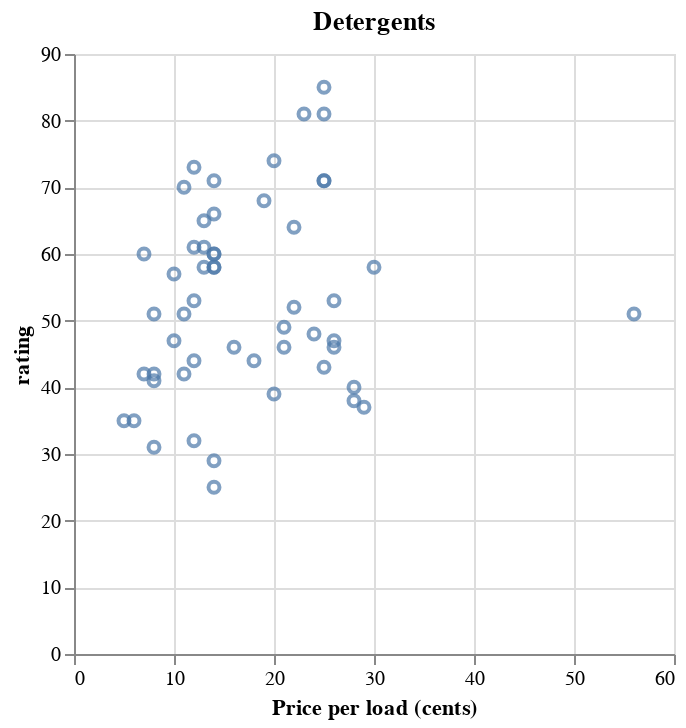

Write notebook code for a chart like this one.
### Code cell
(ips:plot
 (vega:defplot detergents-plot-1
   `(:title "Detergents"
     :data (:values ,detergents-1)
     :mark :point
     :encoding (:x (:field :price  :type "quantitative" :title "Price per load (cents)")
                :y (:field :rating :type "quantitative" )))))

### Figure 1 — Vega-Lite specification as saved in the notebook (floating-point values rounded to 4 significant figures)
{"$schema": "https://vega.github.io/schema/vega-lite/v5.json", "data": {"values": [{"price": 12, "rating": 32, "type": "Liquid"}, {"price": 6, "rating": 35, "type": "Liquid"}, {"price": 28, "rating": 38, "type": "Liquid"}, {"price": 28, "rating": 40, "type": "Liquid"}, {"price": 14, "rating": 71, "type": "Liquid"}, {"price": 7, "rating": 60, "type": "Liquid"}, {"price": 29, "rating": 37, "type": "Liquid"}, {"price": 12, "rating": 61, "type": "Liquid"}, {"price": 8, "rating": 31, "type": "Liquid"}, {"price": 11, "rating": 51, "type": "Liquid"}, {"price": 25, "rating": 81, "type": "Liquid"}, {"price": 25, "rating": 71, "type": "Liquid"}, {"price": 19, "rating": 68, "type": "Liquid"}, {"price": 23, "rating": 81, "type": "Powder"}, {"price": 5, "rating": 35, "type": "Liquid"}, {"price": 26, "rating": 46, "type": "Liquid"}, {"price": 26, "rating": 47, "type": "Powder"}, {"price": 13, "rating": 61, "type": "Powder"}, {"price": 25, "rating": 43, "type": "Powder"}, {"price": 8, "rating": 42, "type": "Liquid"}, {"price": 21, "rating": 49, "type": "Liquid"}, {"price": 10, "rating": 47, "type": "Liquid"}, {"price": 11, "rating": 42, "type": "Liquid"}, {"price": 7, "rating": 42, "type": "Liquid"}, {"price": 25, "rating": 71, "type": "Powder"}, {"price": 25, "rating": 85, "type": "Liquid"}, {"price": 20, "rating": 74, "type": "Liquid"}, {"price": 14, "rating": 66, "type": "Liquid"}, {"price": 21, "rating": 46, "type": "Liquid"}, {"price": 22, "rating": 64, "type": "Liquid"}, {"price": 22, "rating": 52, "type": "Liquid"}, {"price": 24, "rating": 48, "type": "Liquid"}, {"price": 26, "rating": 53, "type": "Liquid"}, {"price": 8, "rating": 51, "type": "Powder"}, {"price": 12, "rating": 73, "type": "Liquid"}, {"price": 30, "rating": 58, "type": "Liquid"}, {"price": 11, "rating": 70, "type": "Liquid"}, {"price": 20, "rating": 39, "type": "Liquid"}, {"price": 16, "rating": 46, "type": "Liquid"}, {"price": 12, "rating": 44, "type": "Liquid"}, {"price": 14, "rating": 25, "type": "Liquid"}, {"price": 13, "rating": 58, "type": "Powder"}, {"price": 14, "rating": 58, "type": "Liquid"}, {"price": 13, "rating": 65, "type": "Liquid"}, {"price": 18, "rating": 44, "type": "Liquid"}, {"price": 14, "rating": 29, "type": "Liquid"}, {"price": 56, "rating": 51, "type": "Liquid"}, {"price": 8, "rating": 41, "type": "Liquid"}, {"price": 10, "rating": 57, "type": "Liquid"}, {"price": 12, "rating": 53, "type": "Liquid"}, {"price": 14, "rating": 60, "type": "Liquid"}, {"price": 14, "rating": 58, "type": "Liquid"}, {"price": 14, "rating": 60, "type": "Liquid"}]}, "encoding": {"x": {"field": "price", "title": "Price per load (cents)", "type": "quantitative"}, "y": {"field": "rating", "type": "quantitative"}}, "mark": "point", "title": "Detergents"}
